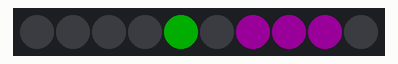
The sketch below on a simulated Arduino Uno, built with avr-gcc and run on an emulated ATmega328P. Shown: 10 RGB LEDs in strip order, left to right. Dim RGB values are drawn brighter than linear.

Above: at 0.1 s.
At 1.1 s:
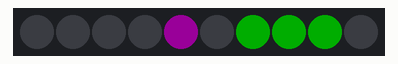

The sketch:

01_Addressable_LED_Test.ino
```cpp
#include <Adafruit_NeoPixel.h>    // import library containing functions for controlling NeoPixels

int LED_pin = 6;                  // defines which pin the NeoPixel is connected to
int LED_count = 10;               // variable for how many LEDs are in the strip

Adafruit_NeoPixel strip(LED_count, LED_pin, NEO_GRB + NEO_KHZ800);  // using the imported library create an object "strip" we can send commands to.

uint32_t green = strip.Color(0, 255, 0);    // create a colour using RGB values (try different values in the range [0, 255] for different colours)
uint32_t purple = strip.Color(128, 0, 128);
uint32_t off = strip.Color(0, 0, 0);

void setup(){                     // setup() runs once at initial power up
  strip.begin();                  // setup the LED strip
  strip.setBrightness(50);        // brightness can be set to any number in the range [0, 255]
}

void loop(){                      // loop() repeats forever
  strip.setPixelColor(4, green);  // set one LED, at index 4, to green
  strip.fill(purple, 6, 3);       // set three LEDs, starting at index 6, to purple.
  strip.show();                   // push buffer and update LEDs to new commands
  delay(1000);                    // delay of 1000 milliseconds (1 second)

  strip.setPixelColor(4, purple);
  strip.fill(green, 6, 3);
  strip.show();
  delay(1000);
}
```

Measured:
- what the display in image 1 shows lasts 1.0 s, from 1.0 s to 2.0 s
